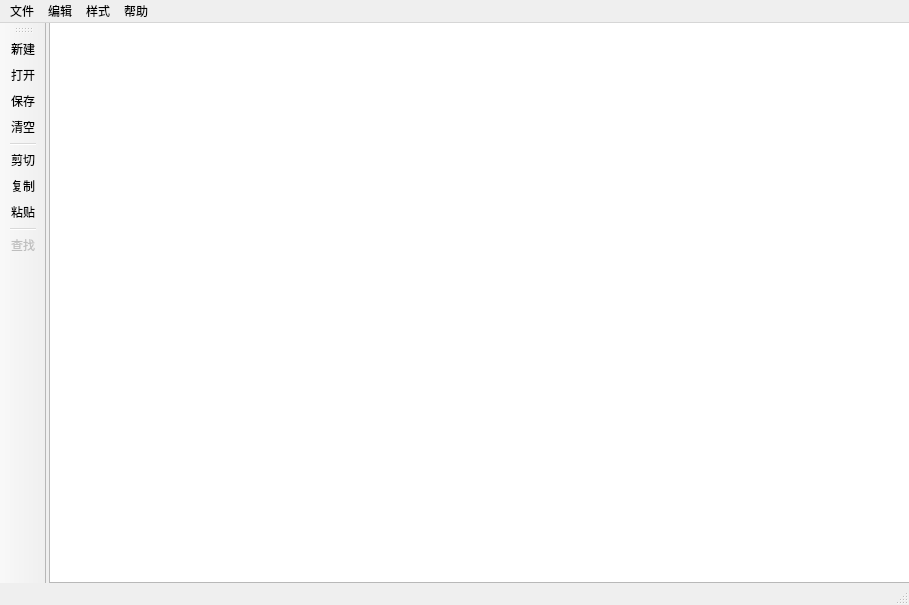
<?xml version="1.0" encoding="UTF-8"?>
<ui version="4.0">
 <class>MainWindow</class>
 <widget class="QMainWindow" name="MainWindow">
  <property name="geometry">
   <rect>
    <x>0</x>
    <y>0</y>
    <width>909</width>
    <height>605</height>
   </rect>
  </property>
  <property name="minimumSize">
   <size>
    <width>600</width>
    <height>400</height>
   </size>
  </property>
  <property name="windowTitle">
   <string>书知编辑器</string>
  </property>
  <property name="inputMethodHints">
   <set>Qt::ImhNone</set>
  </property>
  <property name="toolButtonStyle">
   <enum>Qt::ToolButtonTextOnly</enum>
  </property>
  <widget class="QWidget" name="centralWidget">
   <widget class="QTextEdit" name="txtEdit">
    <property name="geometry">
     <rect>
      <x>3</x>
      <y>-1</y>
      <width>861</width>
      <height>561</height>
     </rect>
    </property>
    <property name="sizePolicy">
     <sizepolicy hsizetype="Expanding" vsizetype="Expanding">
      <horstretch>0</horstretch>
      <verstretch>0</verstretch>
     </sizepolicy>
    </property>
    <property name="font">
     <font>
      <family>微软雅黑</family>
      <pointsize>12</pointsize>
      <weight>50</weight>
      <bold>false</bold>
     </font>
    </property>
    <property name="lineWrapMode">
     <enum>QTextEdit::WidgetWidth</enum>
    </property>
   </widget>
  </widget>
  <widget class="QMenuBar" name="menuBar">
   <property name="geometry">
    <rect>
     <x>0</x>
     <y>0</y>
     <width>909</width>
     <height>22</height>
    </rect>
   </property>
   <widget class="QMenu" name="file">
    <property name="title">
     <string>文件</string>
    </property>
    <addaction name="actNew"/>
    <addaction name="actOpen"/>
    <addaction name="separator"/>
    <addaction name="actSave"/>
    <addaction name="actSaveAs"/>
    <addaction name="actExit"/>
   </widget>
   <widget class="QMenu" name="edit">
    <property name="title">
     <string>编辑</string>
    </property>
    <addaction name="actCut"/>
    <addaction name="actCopy"/>
    <addaction name="actPaste"/>
    <addaction name="separator"/>
    <addaction name="actClear"/>
    <addaction name="separator"/>
    <addaction name="actSearch"/>
   </widget>
   <widget class="QMenu" name="help">
    <property name="title">
     <string>帮助</string>
    </property>
    <addaction name="actHelp"/>
    <addaction name="separator"/>
    <addaction name="actAbout"/>
   </widget>
   <widget class="QMenu" name="format">
    <property name="title">
     <string>样式</string>
    </property>
    <widget class="QMenu" name="menu">
     <property name="title">
      <string>自动换行...</string>
     </property>
     <addaction name="actNoWrap"/>
     <addaction name="separator"/>
     <addaction name="actWidgetWidth"/>
     <addaction name="actFixedPixelWidth"/>
    </widget>
    <addaction name="actFontBold"/>
    <addaction name="actFontItalic"/>
    <addaction name="actFontUnder"/>
    <addaction name="separator"/>
    <addaction name="actSetTextColor"/>
    <addaction name="separator"/>
    <addaction name="actToolbarStyle"/>
    <addaction name="actTextStyleToolBar"/>
    <addaction name="separator"/>
    <addaction name="menu"/>
   </widget>
   <addaction name="file"/>
   <addaction name="edit"/>
   <addaction name="format"/>
   <addaction name="help"/>
  </widget>
  <widget class="QToolBar" name="mainToolBar">
   <property name="enabled">
    <bool>true</bool>
   </property>
   <property name="font">
    <font>
     <family>微软雅黑</family>
     <weight>50</weight>
     <bold>false</bold>
    </font>
   </property>
   <property name="toolButtonStyle">
    <enum>Qt::ToolButtonIconOnly</enum>
   </property>
   <attribute name="toolBarArea">
    <enum>LeftToolBarArea</enum>
   </attribute>
   <attribute name="toolBarBreak">
    <bool>false</bool>
   </attribute>
   <addaction name="actNew"/>
   <addaction name="actOpen"/>
   <addaction name="actSave"/>
   <addaction name="actClear"/>
   <addaction name="separator"/>
   <addaction name="actCut"/>
   <addaction name="actCopy"/>
   <addaction name="actPaste"/>
   <addaction name="separator"/>
   <addaction name="actSearch"/>
  </widget>
  <widget class="QStatusBar" name="statusBar"/>
  <action name="actCut">
   <property name="icon">
    <iconset resource="res.qrc">
     <normaloff>:/images/images/cut_128px_1223050_easyicon.net.ico</normaloff>:/images/images/cut_128px_1223050_easyicon.net.ico</iconset>
   </property>
   <property name="text">
    <string>剪切</string>
   </property>
   <property name="toolTip">
    <string>剪切</string>
   </property>
   <property name="font">
    <font>
     <family>微软雅黑</family>
     <pointsize>9</pointsize>
     <weight>50</weight>
     <bold>false</bold>
    </font>
   </property>
   <property name="shortcut">
    <string>Ctrl+X</string>
   </property>
  </action>
  <action name="actCopy">
   <property name="icon">
    <iconset>
     <normalon>:/images/images/copy_128px_1223049_easyicon.net.ico</normalon>
    </iconset>
   </property>
   <property name="text">
    <string>复制</string>
   </property>
   <property name="font">
    <font>
     <family>微软雅黑</family>
     <pointsize>9</pointsize>
     <weight>50</weight>
     <bold>false</bold>
    </font>
   </property>
   <property name="shortcut">
    <string>Ctrl+C</string>
   </property>
  </action>
  <action name="actPaste">
   <property name="icon">
    <iconset resource="res.qrc">
     <normaloff>:/images/images/clipboard_128px_1222862_easyicon.net.ico</normaloff>:/images/images/clipboard_128px_1222862_easyicon.net.ico</iconset>
   </property>
   <property name="text">
    <string>粘贴</string>
   </property>
   <property name="font">
    <font>
     <family>微软雅黑</family>
     <pointsize>9</pointsize>
     <weight>50</weight>
     <bold>false</bold>
    </font>
   </property>
   <property name="shortcut">
    <string>Ctrl+V</string>
   </property>
  </action>
  <action name="actNew">
   <property name="icon">
    <iconset resource="res.qrc">
     <normaloff>:/images/images/file_create_128px.ico</normaloff>:/images/images/file_create_128px.ico</iconset>
   </property>
   <property name="text">
    <string>新建</string>
   </property>
   <property name="toolTip">
    <string>新建文件</string>
   </property>
   <property name="font">
    <font>
     <family>微软雅黑</family>
     <pointsize>9</pointsize>
     <weight>50</weight>
     <bold>false</bold>
    </font>
   </property>
   <property name="shortcut">
    <string>Ctrl+N</string>
   </property>
  </action>
  <action name="actFontBold">
   <property name="checkable">
    <bool>true</bool>
   </property>
   <property name="icon">
    <iconset resource="res.qrc">
     <normaloff>:/images/images/text_bold_104px_1223110_easyicon.net.ico</normaloff>:/images/images/text_bold_104px_1223110_easyicon.net.ico</iconset>
   </property>
   <property name="text">
    <string>粗体</string>
   </property>
   <property name="toolTip">
    <string>粗体</string>
   </property>
   <property name="font">
    <font>
     <family>微软雅黑</family>
     <pointsize>9</pointsize>
     <weight>50</weight>
     <bold>false</bold>
    </font>
   </property>
  </action>
  <action name="actFontItalic">
   <property name="checkable">
    <bool>true</bool>
   </property>
   <property name="checked">
    <bool>false</bool>
   </property>
   <property name="icon">
    <iconset resource="res.qrc">
     <normaloff>:/images/images/text_italic_101px_1223112_easyicon.net.ico</normaloff>:/images/images/text_italic_101px_1223112_easyicon.net.ico</iconset>
   </property>
   <property name="text">
    <string>斜体</string>
   </property>
   <property name="toolTip">
    <string>斜体</string>
   </property>
   <property name="font">
    <font>
     <family>微软雅黑</family>
     <pointsize>9</pointsize>
     <weight>50</weight>
     <bold>false</bold>
    </font>
   </property>
  </action>
  <action name="actFontUnder">
   <property name="checkable">
    <bool>true</bool>
   </property>
   <property name="icon">
    <iconset resource="res.qrc">
     <normaloff>:/images/images/text_underline_32px_1223113_easyicon.net.ico</normaloff>:/images/images/text_underline_32px_1223113_easyicon.net.ico</iconset>
   </property>
   <property name="text">
    <string>下划线</string>
   </property>
   <property name="font">
    <font>
     <family>微软雅黑</family>
     <pointsize>9</pointsize>
     <weight>50</weight>
     <bold>false</bold>
    </font>
   </property>
  </action>
  <action name="actOpen">
   <property name="icon">
    <iconset resource="res.qrc">
     <normaloff>:/images/images/folder_opened_128px.ico</normaloff>:/images/images/folder_opened_128px.ico</iconset>
   </property>
   <property name="text">
    <string>打开...</string>
   </property>
   <property name="toolTip">
    <string>打开文件</string>
   </property>
   <property name="font">
    <font>
     <family>微软雅黑</family>
     <pointsize>9</pointsize>
     <weight>50</weight>
     <bold>false</bold>
    </font>
   </property>
   <property name="shortcut">
    <string>Ctrl+O</string>
   </property>
  </action>
  <action name="actSave">
   <property name="icon">
    <iconset resource="res.qrc">
     <normaloff>:/images/images/floppy_128px_1222830_easyicon.net.ico</normaloff>:/images/images/floppy_128px_1222830_easyicon.net.ico</iconset>
   </property>
   <property name="text">
    <string>保存</string>
   </property>
   <property name="toolTip">
    <string>保存文件</string>
   </property>
   <property name="font">
    <font>
     <family>微软雅黑</family>
     <weight>50</weight>
     <bold>false</bold>
    </font>
   </property>
   <property name="shortcut">
    <string>Ctrl+S</string>
   </property>
  </action>
  <action name="actExit">
   <property name="icon">
    <iconset resource="res.qrc">
     <normaloff>:/images/images/arrow_left_curved_128px_1223140_easyicon.net.ico</normaloff>:/images/images/arrow_left_curved_128px_1223140_easyicon.net.ico</iconset>
   </property>
   <property name="text">
    <string>退出</string>
   </property>
   <property name="toolTip">
    <string>退出</string>
   </property>
  </action>
  <action name="actClear">
   <property name="icon">
    <iconset resource="res.qrc">
     <normaloff>:/images/images/delete_128px_1223051_easyicon.net.ico</normaloff>:/images/images/delete_128px_1223051_easyicon.net.ico</iconset>
   </property>
   <property name="text">
    <string>清空</string>
   </property>
   <property name="toolTip">
    <string>清空内容</string>
   </property>
   <property name="font">
    <font>
     <family>微软雅黑</family>
     <pointsize>9</pointsize>
     <weight>50</weight>
     <bold>false</bold>
    </font>
   </property>
  </action>
  <action name="actToolbarStyle">
   <property name="checkable">
    <bool>true</bool>
   </property>
   <property name="text">
    <string>显示工具栏文字标签</string>
   </property>
   <property name="toolTip">
    <string>显示工具栏文字标签</string>
   </property>
  </action>
  <action name="actNoWrap">
   <property name="text">
    <string>关闭自动换行</string>
   </property>
   <property name="toolTip">
    <string>关闭自动换行</string>
   </property>
  </action>
  <action name="actWidgetWidth">
   <property name="text">
    <string>按宽度自动换行</string>
   </property>
   <property name="toolTip">
    <string>按宽度自动换行</string>
   </property>
  </action>
  <action name="actFixedPixelWidth">
   <property name="text">
    <string>固定像素宽度换行</string>
   </property>
   <property name="toolTip">
    <string>固定像素宽度换行</string>
   </property>
  </action>
  <action name="actSaveAs">
   <property name="text">
    <string>另存为...</string>
   </property>
   <property name="toolTip">
    <string>另存为</string>
   </property>
  </action>
  <action name="actTextStyleToolBar">
   <property name="checkable">
    <bool>true</bool>
   </property>
   <property name="checked">
    <bool>false</bool>
   </property>
   <property name="text">
    <string>显示字体样式工具栏</string>
   </property>
   <property name="toolTip">
    <string>显示字体样式工具栏</string>
   </property>
  </action>
  <action name="actSetTextColor">
   <property name="icon">
    <iconset resource="res.qrc">
     <normaloff>:/images/images/color_palette_128px_1202956_easyicon.net.ico</normaloff>:/images/images/color_palette_128px_1202956_easyicon.net.ico</iconset>
   </property>
   <property name="text">
    <string>调色板</string>
   </property>
   <property name="toolTip">
    <string>调整字体颜色</string>
   </property>
   <property name="font">
    <font>
     <family>微软雅黑</family>
     <weight>50</weight>
     <bold>false</bold>
    </font>
   </property>
  </action>
  <action name="actLeftAlign">
   <property name="icon">
    <iconset resource="res.qrc">
     <normaloff>:/images/images/text_align_left_128px_1223107_easyicon.net.ico</normaloff>:/images/images/text_align_left_128px_1223107_easyicon.net.ico</iconset>
   </property>
   <property name="text">
    <string>左对齐</string>
   </property>
   <property name="toolTip">
    <string>将内容与左边距对齐</string>
   </property>
  </action>
  <action name="actCenter">
   <property name="icon">
    <iconset resource="res.qrc">
     <normaloff>:/images/images/text_align_center_128px_1223105_easyicon.net.ico</normaloff>:/images/images/text_align_center_128px_1223105_easyicon.net.ico</iconset>
   </property>
   <property name="text">
    <string>居中</string>
   </property>
   <property name="toolTip">
    <string>使内容在界面上居中对齐</string>
   </property>
  </action>
  <action name="actRightAlign">
   <property name="icon">
    <iconset resource="res.qrc">
     <normaloff>:/images/images/text_align_right_128px_1223108_easyicon.net.ico</normaloff>:/images/images/text_align_right_128px_1223108_easyicon.net.ico</iconset>
   </property>
   <property name="text">
    <string>右对齐</string>
   </property>
   <property name="toolTip">
    <string>将内容与左边距对齐</string>
   </property>
  </action>
  <action name="actSearch">
   <property name="enabled">
    <bool>false</bool>
   </property>
   <property name="icon">
    <iconset resource="res.qrc">
     <normaloff>:/images/images/Search_128px_1190971_easyicon.net.ico</normaloff>:/images/images/Search_128px_1190971_easyicon.net.ico</iconset>
   </property>
   <property name="text">
    <string>查找</string>
   </property>
   <property name="toolTip">
    <string>查找指定文本</string>
   </property>
   <property name="font">
    <font>
     <family>微软雅黑</family>
    </font>
   </property>
   <property name="shortcut">
    <string>Ctrl+F</string>
   </property>
  </action>
  <action name="actHelp">
   <property name="text">
    <string>获取帮助</string>
   </property>
   <property name="toolTip">
    <string>获取帮助</string>
   </property>
  </action>
  <action name="actAbout">
   <property name="text">
    <string>关于...</string>
   </property>
   <property name="toolTip">
    <string>关于书知</string>
   </property>
  </action>
  <action name="actUpdateToGit">
   <property name="icon">
    <iconset resource="res.qrc">
     <normaloff>:/images/images/vc_git_128px_1097266_easyicon.net.ico</normaloff>:/images/images/vc_git_128px_1097266_easyicon.net.ico</iconset>
   </property>
   <property name="text">
    <string>Git</string>
   </property>
   <property name="toolTip">
    <string>提交至Git</string>
   </property>
  </action>
 </widget>
 <layoutdefault spacing="6" margin="11"/>
 <resources>
  <include location="res.qrc"/>
 </resources>
 <connections>
  <connection>
   <sender>actExit</sender>
   <signal>triggered()</signal>
   <receiver>MainWindow</receiver>
   <slot>close()</slot>
   <hints>
    <hint type="sourcelabel">
     <x>-1</x>
     <y>-1</y>
    </hint>
    <hint type="destinationlabel">
     <x>333</x>
     <y>262</y>
    </hint>
   </hints>
  </connection>
  <connection>
   <sender>actCut</sender>
   <signal>triggered()</signal>
   <receiver>txtEdit</receiver>
   <slot>cut()</slot>
   <hints>
    <hint type="sourcelabel">
     <x>-1</x>
     <y>-1</y>
    </hint>
    <hint type="destinationlabel">
     <x>338</x>
     <y>268</y>
    </hint>
   </hints>
  </connection>
  <connection>
   <sender>actPaste</sender>
   <signal>triggered()</signal>
   <receiver>txtEdit</receiver>
   <slot>paste()</slot>
   <hints>
    <hint type="sourcelabel">
     <x>-1</x>
     <y>-1</y>
    </hint>
    <hint type="destinationlabel">
     <x>338</x>
     <y>268</y>
    </hint>
   </hints>
  </connection>
  <connection>
   <sender>actCopy</sender>
   <signal>triggered()</signal>
   <receiver>txtEdit</receiver>
   <slot>copy()</slot>
   <hints>
    <hint type="sourcelabel">
     <x>-1</x>
     <y>-1</y>
    </hint>
    <hint type="destinationlabel">
     <x>338</x>
     <y>268</y>
    </hint>
   </hints>
  </connection>
 </connections>
</ui>
